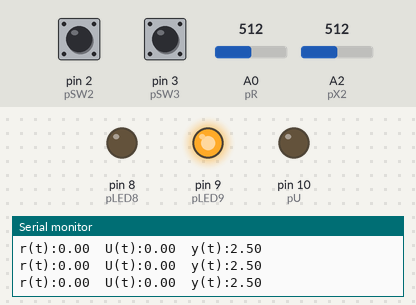
Recording of a sketch running on a simulated Arduino Uno, built with avr-gcc and run on an emulated ATmega328P. On the bench: output pins drawn as LEDs (lit = HIGH), the last lines printed to the serial monitor. Dashed ring = blinking. The test bench sets the inputs (shaded band); at power-on: A2 (pX2) = 512, pin 2 (pSW2) LOW, pin 3 (pSW3) LOW, A0 (pR) = 512.

Above: at 1.2 s.
1.3 s: A2 (pX2) set to 122
At 1.9 s:
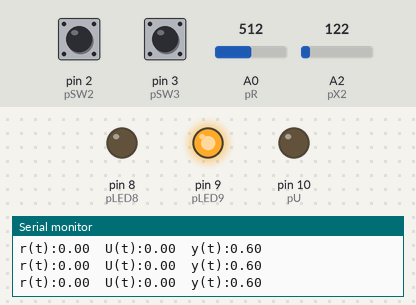
3.0 s: pin 2 (pSW2) pulled HIGH for 0.15 s
At 5.0 s:
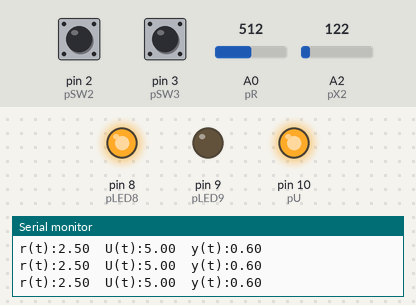
6.0 s: pin 3 (pSW3) pulled HIGH for 0.15 s
At 7.2 s:
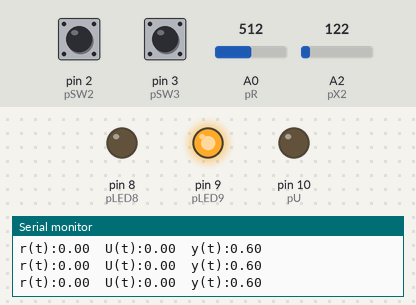
7.6 s: pin 2 (pSW2) pulled HIGH for 1 s
At 9.65 s:
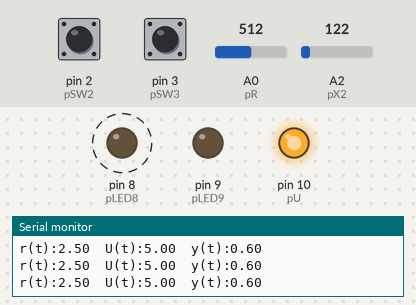
10.6 s: A0 (pR) set to 0
13.6 s: A2 (pX2) set to 510
Timing chart, 0 to 17.6 s (numbered marks = the images above; inputs shaded):
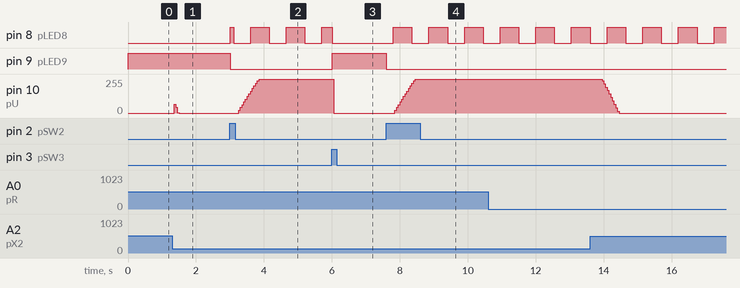

Measured:
- after the input at 1.3 s, pin 10 (pU): 0/255 → 65/255 after 0.05 s, → 42/255 0.05 s later, → 2/255 0.05 s later, → 0/255 0.05 s later
- after the input at 3.0 s, pin 8 (pLED8): LOW → HIGH at once, then repeats every 1.1 s: LOW 0.50 s, HIGH 0.55 s; pin 9 (pLED9): HIGH → LOW at once; pin 10 (pU): moves from 0/255 to 255/255 over 0.60 s, starting after 0.26 s
- after the input at 6.0 s, pin 9 (pLED9): LOW → HIGH at once; pin 10 (pU): 255/255 → 0/255 after 0.06 s
- after the input at 7.6 s, pin 8 (pLED8): alternates HIGH for 0.55 s and LOW for 0.50 s, starting after 0.21 s; pin 9 (pLED9): HIGH → LOW at once; pin 10 (pU): moves from 0/255 to 255/255 over 0.60 s, starting after 0.26 s

The sketch:

2nd_Order_Integral_Controller-Observer.ino
```cpp
// Control-Observador-RC-RC
// Codificar arduino desde VS Code: https://learn.sparkfun.com/tutorials/efficient-arduino-programming-with-arduino-cli-and-visual-studio-code/all#:~:text=Open%20VS%20Code%2C%20then%20open,%22examples%22%20directories%20are%20contained.
// ******************************************************** //
//                                                          //
// Control por asignación de polos para circuito RC-RC      //
//                                                          //
// Julio 26 del 2023, MAPG, EAG                         //
//                                                          //
// Instrucciones                                            //
//                                                          //
// Modificar solamente:                                     //
//    Polos de control                                      //
//    Polos de observador                                   //
//    Modelo Valores de R1, C1, R2, C2 en planta            //
//    Muestreo                                              //
//                                                          //
// ******************************************************** //


// ******************************************************** //
//---------- Polos de control --------//                    //
// ******************************************************** //
  #define a1r -1.25                                         //
  #define a1i -1.7320508                                   //
  #define a2r -1.25                                         //
  #define a2i 1.7320508                                    //
  #define a3r -1                                            //
  #define a3i 0                                            //
// ******************************************************** //


// ******************************************************** //
//---------- Polos de observador   --------//               //
// ******************************************************** //
  #define b1r -10                        // Real polo 1     //
  #define b1i   0                        // Imag polo 1     //
  #define b2r -10                        // Real polo 2     //
  #define b2i   0                        // Imag polo 2     //
// ******************************************************** //


// ******************************************************** //
//----------  Valores de R1, C1, R2, C2 en planta  -------- //
// ******************************************************** //
  #define R1 1000000                                        //
  #define R2 1000000                                        //
  #define C1 0.000001                                       //
  #define C2 0.000001                                       //
// ******************************************************** //


// ******************************************************** //
//----------  Muestreo  --------//                          //
// ******************************************************** //
  unsigned long TS = 50;      // Muestreo TS miliseg        //
  float Tseg = 0.05;          // Muestreo en Tseg segundos  //
// ******************************************************** //

                             // Fin de parámetros modificables

// ******************************************************** //
//----------  Definiciones  --------//                      //
// ******************************************************** //

// ******************************************************** //
//----------  Constantes  --------//                        //
// ******************************************************** //

//---------- Definición Pines IO analogicos--------//
  #define pR 0                // pin de referencia
  #define pX1 1               // pin de estado 1
  #define pX2 2               // pin de estado 2
  #define pU 10               // pin de salida de control (entrada a planta)

//---------- Definición Pines IO discretos--------//
  #define pLED8 8             // LED 8 en tarjeta
  #define pLED9 9             // LED 9 en tarjeta
  #define pSW2 2              // SW 2 en tarjeta
  #define pSW3 3              // SW 3 en tarjeta

//---------- Escalamientos para analogicas de 0 a 5 V --------//
  #define mX 0.004882813      // Pendiente 0-1023 -> 0 - 5
  #define bX 0                // Ajuste cero para 0-1023 -> 0 - 5
  #define mU 51               // Pendiente 0 - 5 -> 0 - 1023
  #define bU 0                // Ajuste cero 0 - 5 -> 0 - 1023

// ******************************************************** //
//----------  Variables globales  --------//                //
// ******************************************************** //

//---------- Ganancias de Controlador -------//
  float K0 = 0;
  float K1 = 0;
  float K2 = 0;

//---------- Ganancias de Observador -------.//
  float L1 = 0;
  float L2 = 0;

//---------- Tiempo --------//
  unsigned long TS_code = 0;  // Tiempo que tarda programa
  unsigned long TIC = 0;      // Estampa de tiempo inicio ciclos
  unsigned long TC = 0;       // Faltante para TS

//----------  Señales --------//
  float R = 0;                // Referencia
  float Y = 0;                // Salida
  float X0 = 0;               // Estado 0
  float X1 = 0;               // Estado 1
  float X2 = 0;               // Estado 2
  float U = 0;                // Salida control
  int Ui = 0;                 // Salida control tarjeta

//----------  Observador --------//

//-- Estados obs --//
  float XeR1 = 0; // Estado estimado 1 en k, Xe1[k]
  float XeR2 = 0; // Estado estimado 2 en k, Xe2[k]
  float XeN1 = 0; // Estado estimado 1 en k+1, Xe1[k+1]
  float XeN2 = 0; // Estado estimado 2 en k+1, Xe2[k+1]
  float X0N = 0; // Estado integrador en k+1, X0[k+1]
  float f1 = 0; // Dinamica de observador
  float f2 = 0; // Dinamica de observador
  float f3 = 0; // Dinamica del integrador

//-- Modelo obs --//
  // Matriz A
  float Am11 = 0;
  float Am12 = 0;
  float Am21 = 0;
  float Am22 = 0;
  // Matriz B
  float Bm1 = 0;
  float Bm2 = 0;
  // Matriz C
  float Cm1 = 0;
  float Cm2 = 0;
//---------- Otros --------//
  bool Habilitado = 0;        // Señal {0,1} para entradas escalón

// ******************************************************** //
//----------  Librerias  --------//                      //
// ******************************************************** //

  #include <SoftwareSerial.h>

// ******************************************************** //
//---------- Rutinia de inicio --------//                   //
// ******************************************************** //

void setup() {
  //--Inicia serial--//
  Serial.begin(9600);

  //--Configura pines digitales--//
  pinMode(2, INPUT);
  pinMode(3, INPUT);
  pinMode(8, OUTPUT);
  pinMode(9, OUTPUT);

  // Operaciones con Polos para Controlador y Observador
  float sum_a = -(a1r  + a2r + a3r);
  float prod_a = -( a1r*a2r - a1i*a2i )*a3r;
  float coef2 = (a1r*a3r + a2r*a3r + a1r*a2r);
  float sum_b = -(b1r  + b2r);
  float prod_b = b1r*b2r - b1i*b2i;
  // Elementos Matriz A
  Am11 = -1/(R1*C1) - 1/(R2*C1);  //el error fue que no se puso el producto de resistencia capacitor entre parentesis, error de jerarquía de operaciones)
  Am12 = 1/(R2*C1);
  Am21 = 1/(R2*C2);
  Am22 = -1/(R2*C2);
  // Elementos Matriz B
  Bm1 = 1/(R1*C1);
  Bm2 = 0;
  // Elementos Matriz C
  Cm1 = 0;
  Cm2 = 1;

  // Ganancias de Controlador
  K0 = (-prod_a)/((Am11*Bm2 - Am21*Bm1)*Cm2 + (Am22*Bm1 - Am12*Bm2)*Cm1);
  K1 = (sum_a*(Am11*Bm2 - Am21*Bm1) + Bm2*(Am12*Am21 + Am11*Am11) + (Bm2*coef2 - K0*(Bm2*Bm2*Cm2 + Bm1*Bm2*Cm1)) - Bm1*(Am21*Am22 + Am11*Am21))/(Bm1*Bm2*(Am11 - Am22) + (Am12*Bm2*Bm2 - Am21*Bm1*Bm1));
  K2 = ((Am12*Bm2 - Am22*Bm1)*K1 + (Bm2*Cm2 + Bm1*Cm1)*K0 + (Am11*Am22 - Am12*Am21 - coef2))/(Am11*Bm2 - Am21*Bm1);

  //Ganancias Observador
  L1 = ((Am11*Cm2 - Am12*Cm1)*sum_b + Cm2*prod_b + (Am12*Am21 + Am11*Am11)*Cm2 - (Am12*Am22 + Am11*Am12)*Cm1)/(Am21*Cm2*Cm2 + (Am11 - Am22)*Cm1*Cm2 - Am12*Cm1*Cm1);
  L2 = ((Am21*Cm2 - Am22*Cm1)*sum_b + (Am21*Am22 + Am11*Am21)*Cm2 - (Am22*Am22 + Am12*Am21)*Cm1 - Cm1*prod_b)/(Am21*Cm2*Cm2 + (Am11 - Am22)*Cm1*Cm2 - Am12*Cm1*Cm1);
}

// ******************************************************** //
//---------- Rutina principal  --------//                  //
// ******************************************************** //

void loop() {
  proc_entradas();                    // Procesamiento de Entradas
  observador();                       // Observador
  control();                          // Control
  proc_salidas();                     // Procesado de Salidas
  coms_arduino_ide();               // Comunicaciones
  //coms_python(&R,&Y,&U);
  espera();
}

// ******************************************************** //
//---------- Rutinias de control y observador--------       //
// ******************************************************** //

//-- Control --//
void control(){
  // Ley de control
  //U = g*R - K1*XeR1 - K2*XeR2;       // Ley de control retro estado estimado
   U = K0*X0 - K1*XeR1 - K2*XeR2;       // Retroalimentación de estado mas control integral con estados de observador

  // Saturacion
  if(U >= 5.0) U = 5.0;               // Saturacion de control en rango 0 a 5V
  else if(U < 0) U = 0;
}

//-- Observador para estimar X1 --//
void observador(){
  f1 = Am11*XeR1 + Am12*XeR2 + Bm1*U + L1*(Y-XeR2);     // Dinamica estado 1 observador
  f2 = Am21*XeR1 + Am22*XeR2 + Bm2*U + L2*(Y-XeR2);     // Dinamica estado 2 observador
  f3 = R - Y;

  XeN1 = XeR1 + Tseg*f1;              // Integrador estado 1 mediante Euler
  XeN2 = XeR2 + Tseg*f2;              // Integrador estado 2 mediante Euler
  X0N  = X0 + Tseg*f3;
  XeR1 = XeN1;
  XeR2 = XeN2;
  X0  = Habilitado*X0N;
}

// ******************************************************** //
//---------- Rutinias de IO y control de tiempo     --------//
// ******************************************************** //

//-- Procesado de entradas --//
void proc_entradas(){
  // No se ocupa leer X1 (Vc1) porque se estima con observador
  //X1 = analogRead(pX1)*mX+bX;            // Lectura de salida de planta en pin pX3
  X2 = analogRead(pX2)*mX+bX;               // Lectura de salida de planta en pin pX2
  R = Habilitado*(analogRead(pR)*mX+bX);    // Lectura de referencia en pin pR, Habilitado = {0,1} es para escalones
  Y = X2;
}

//-- Procesado de salidas --//
void proc_salidas(){
  Ui = int(U*mU+bU);                    // Escalamiento
  analogWrite(pU, Ui);                  // Salida PWM en pin pU
  botonesyleds();                       // Manejo de IO discretas
}

//-- Memoria {0,1} para entrada escalón --//
void botonesyleds(){

  static int n = 0;
  if(n >= 1000/TS) n=0;                                // Señal cuadrada para led blink
  else n = n+1;

  if(digitalRead(pSW2) == 1) Habilitado = 1;      // Memoria on/off en Habilitado
  else if(digitalRead(pSW3) == 1) Habilitado = 0; // Set con SW2. Reset con SW3

  if(n >= 500/TS && Habilitado == 1) digitalWrite(pLED8,HIGH); // Led blink en LED8
  else digitalWrite(pLED8, LOW);                           // Cuando Habilitado = 1

  if(Habilitado == 0) digitalWrite(pLED9,HIGH);            // LED9 = 1
  else digitalWrite(pLED9, LOW);                           // Cuando Habilitado = 0
}

//-- Para muestreo uniforme --//
void espera(){
  TS_code = millis()- TIC;                 // Tiempo de ciclo
  TC = TS - TS_code;                       // Calcula altante para TS
  if (TS_code < TS) delay(TC);             // Espera para completar ciclo de TS
  TIC = millis();
}

//-- Comunicación con monitor --//
void coms_arduino_ide(){
  Serial.print("r(t):");             // Referencia
  Serial.print(R);                   // Referencia valor
  Serial.print("  ");
  Serial.print("U(t):");             // Entrada
  Serial.print(U);                   // Entrada valor
  Serial.print("  ");
  Serial.print("y(t):");             // Salida 2 (C2)
  Serial.println(Y);                 // Salida 2 (C2) valor
}

void coms_python(float* Rp, float* Yp, float* Up)
{
  byte* byteData1 = (byte*)(Rp);
  byte* byteData2 = (byte*)(Yp);
  byte* byteData3 = (byte*)(Up);
  byte buf[12] = {byteData1[0], byteData1[1], byteData1[2], byteData1[3],
                 byteData2[0], byteData2[1], byteData2[2], byteData2[3],
                 byteData3[0], byteData3[1], byteData3[2], byteData3[3]};
  Serial.write(buf, 12);
}
```
